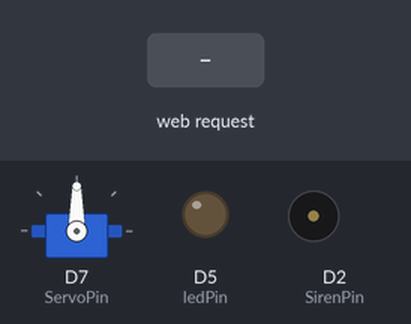
The sketch below on a simulated ESP8266 (Wemos D1 mini). Shown: servo, output pins drawn as LEDs (lit = HIGH), buzzer (waves = sounding, pin HIGH). Inputs (shaded band) come from the test bench. WiFi joins after 1.5 s; servers stay silent unless stated; what the sketch prints to the serial monitor is not drawn.

Above: at 2.7 s.
2.8 s: HTTP request GET /LED=ON received
At 3.1 s:
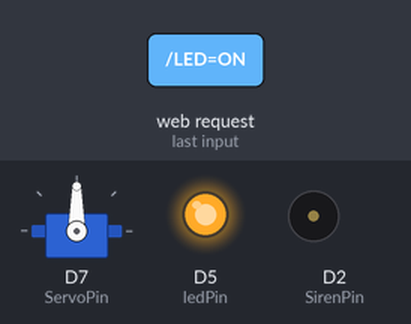
4.3 s: HTTP request GET /DOORLOCK=OFF received
At 5.5 s:
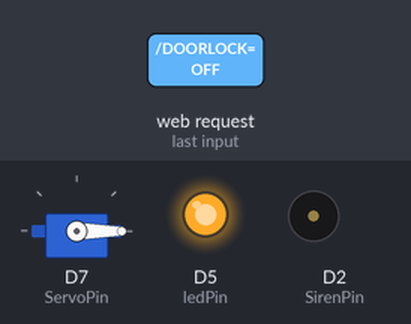
5.8 s: HTTP request GET /LED=OFF received
At 6.6 s:
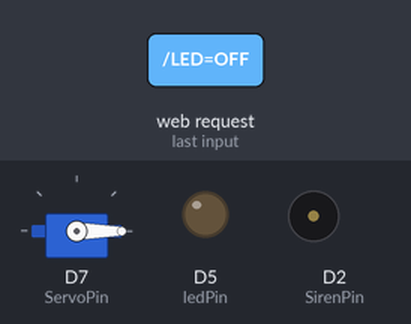
7.3 s: HTTP request GET /SIREN=ON received
At 7.8 s:
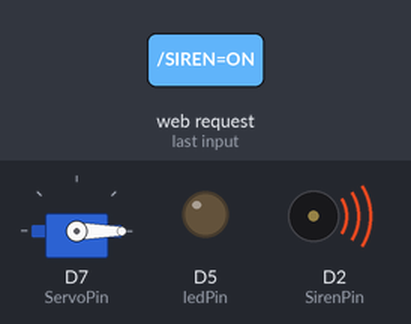
8.8 s: HTTP request GET /DOORLOCK=ON received
At 10.0 s:
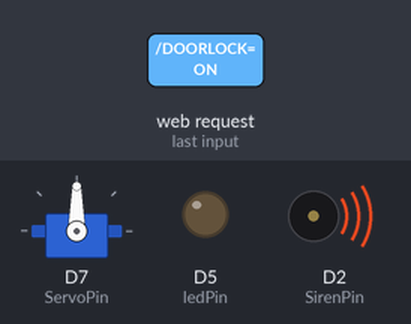
10.3 s: HTTP request GET /LED=ON received
At 11.3 s:
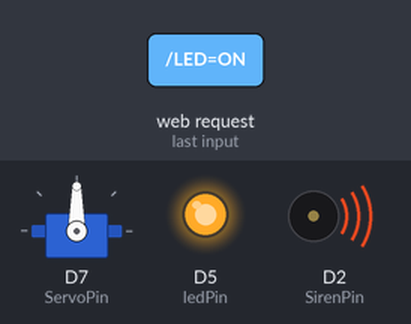
Timing chart, 0 to 12.8 s (numbered marks = the images above; inputs shaded):
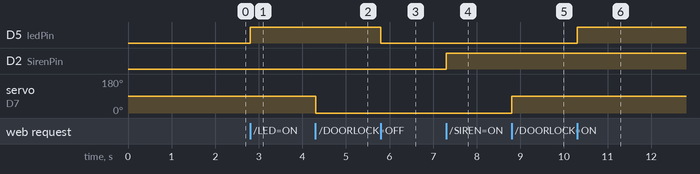

Measured:
- after the input at 2.8 s, D5 (ledPin): LOW → HIGH at once
- after the input at 4.3 s, servo on D7 (ServoPin): 90° → 0° at once
- after the input at 5.8 s, D5 (ledPin): HIGH → LOW at once
- after the input at 7.3 s, D2 (SirenPin): LOW → HIGH at once
- after the input at 8.8 s, servo on D7 (ServoPin): 0° → 90° at once
- after the input at 10.3 s, D5 (ledPin): LOW → HIGH at once

The sketch:

WemosD1.ino
```cpp
//This example will set up a static IP - in this case 192.168.1.99

#include <ESP8266WiFi.h>
#include <Servo.h>

const char* ssid = "203";
const char* password = "tanay@12345";

int ledPin = D5;
int ServoPin = D7;
int SirenPin = D2;
Servo myservo;
WiFiServer server(80);
IPAddress ip(192, 168, 0, 123); // where xx is the desired IP Address
IPAddress gateway(192, 168, 0, 1); // set gateway to match your network

void setup() {
  Serial.begin(115200);
  delay(10);

  myservo.attach(ServoPin);

  pinMode(ledPin, OUTPUT);
  digitalWrite(ledPin, LOW);

  pinMode(SirenPin, OUTPUT);
  digitalWrite(SirenPin, LOW);

  Serial.print(F("Setting static ip to : "));
  Serial.println(ip);

  // Connect to WiFi network
  Serial.println();
  Serial.println();
  Serial.print("Connecting to ");
  Serial.println(ssid);
  IPAddress subnet(255, 255, 255, 0); // set subnet mask to match your network
  WiFi.config(ip, gateway, subnet);
  WiFi.begin(ssid, password);

  while (WiFi.status() != WL_CONNECTED) {
    delay(500);
    Serial.print(".");
  }
  Serial.println("");
  Serial.println("WiFi connected");

  // Start the server
  server.begin();
  Serial.println("Server started");

  // Print the IP address
  Serial.print("Use this URL : ");
  Serial.print("http://");
  Serial.print(WiFi.localIP());
  Serial.println("/");

}

void loop() {
  // Check if a client has connected
  WiFiClient client = server.available();
  if (!client) {
    return;
  }

  // Wait until the client sends some data
  Serial.println("new client");
  while(!client.available()){
    delay(1);
  }

  // Read the first line of the request
  String request = client.readStringUntil('\r');
  Serial.println(request);
  client.flush();

  // Match the request

  int value = LOW;
  int siren = LOW;
  int pos = 0;
  if (request.indexOf("/LED=ON") != -1) {
    digitalWrite(ledPin, HIGH);
    value = HIGH;
  }
  if (request.indexOf("/LED=OFF") != -1){
    digitalWrite(ledPin, LOW);
    value = LOW;
  }
  if (request.indexOf("/DOORLOCK=ON") != -1){
      pos = 90;
      myservo.write(pos);
  }
  if (request.indexOf("/DOORLOCK=OFF") != -1){
      pos = 0;
      myservo.write(pos);
  }

  if (request.indexOf("/SIREN=ON") != -1) {
    digitalWrite(SirenPin, HIGH);
    siren = HIGH;
  }
  if (request.indexOf("/SIREN=OFF") != -1){
    digitalWrite(SirenPin, LOW);
    siren = LOW;
  }

  // Return the response
  client.println("HTTP/1.1 200 OK");
  client.println("Content-Type: text/html");
  client.println(""); //  do not forget this one
  client.println("<!DOCTYPE HTML>");
  client.println("<html>");

  client.print("Led pin is now: ");

  if(value == HIGH) {
    client.print("On");
  } else {
    client.print("Off");
  }

  client.println("<br><br>");
  client.println("Click <a href=\"/LED=ON\">here</a> turn the LED on pin 5 ON<br>");
  client.println("Click <a href=\"/LED=OFF\">here</a> turn the LED on pin 5 OFF<br>");
  client.println("Click <a href=\"/DOORLOCK=ON\">here</a> Doorlock ON<br>");
  client.println("Click <a href=\"/DOORLOCK=OFF\">here</a> Doorlock OFF<br>");
  client.println("Click <a href=\"/SIREN=ON\">here</a> turn the LED on pin 5 ON<br>");
  client.println("Click <a href=\"/SIREN=OFF\">here</a> turn the LED on pin 5 OFF<br>");
  client.println("</html>");

  delay(1);
  Serial.println("Client disconnected");
  Serial.println("");

}
```
